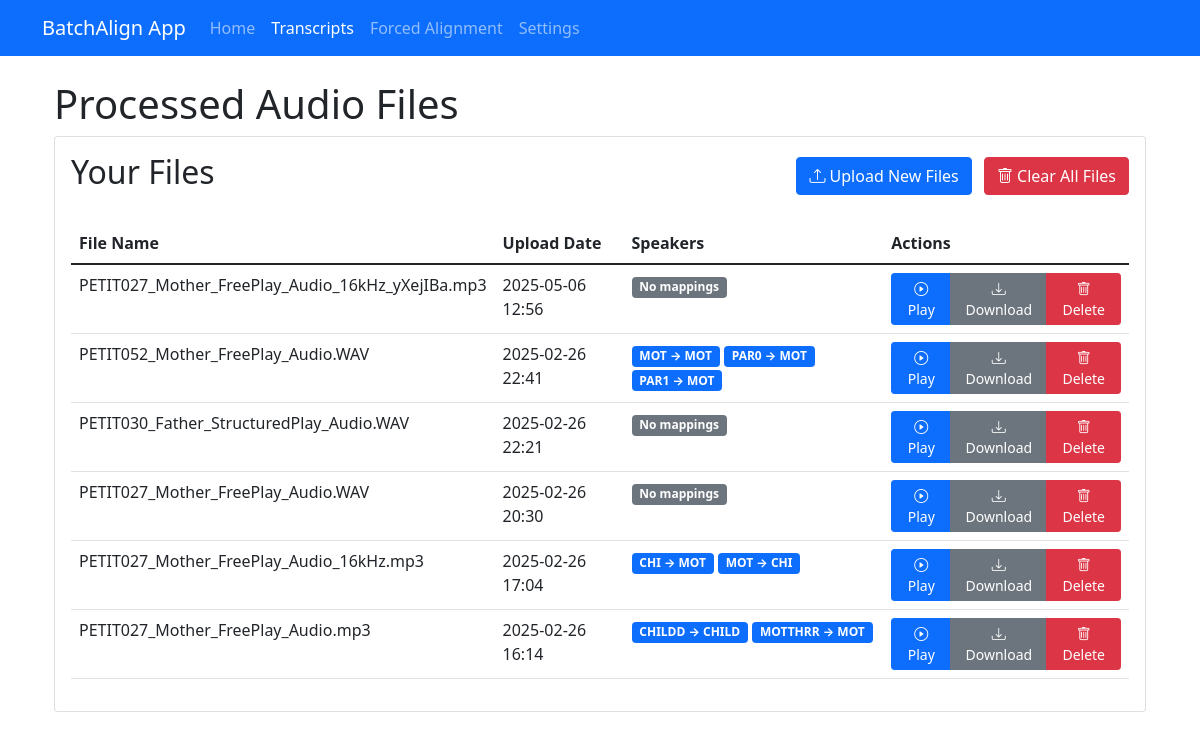
The page /transcripts/ on the database as committed earlier.
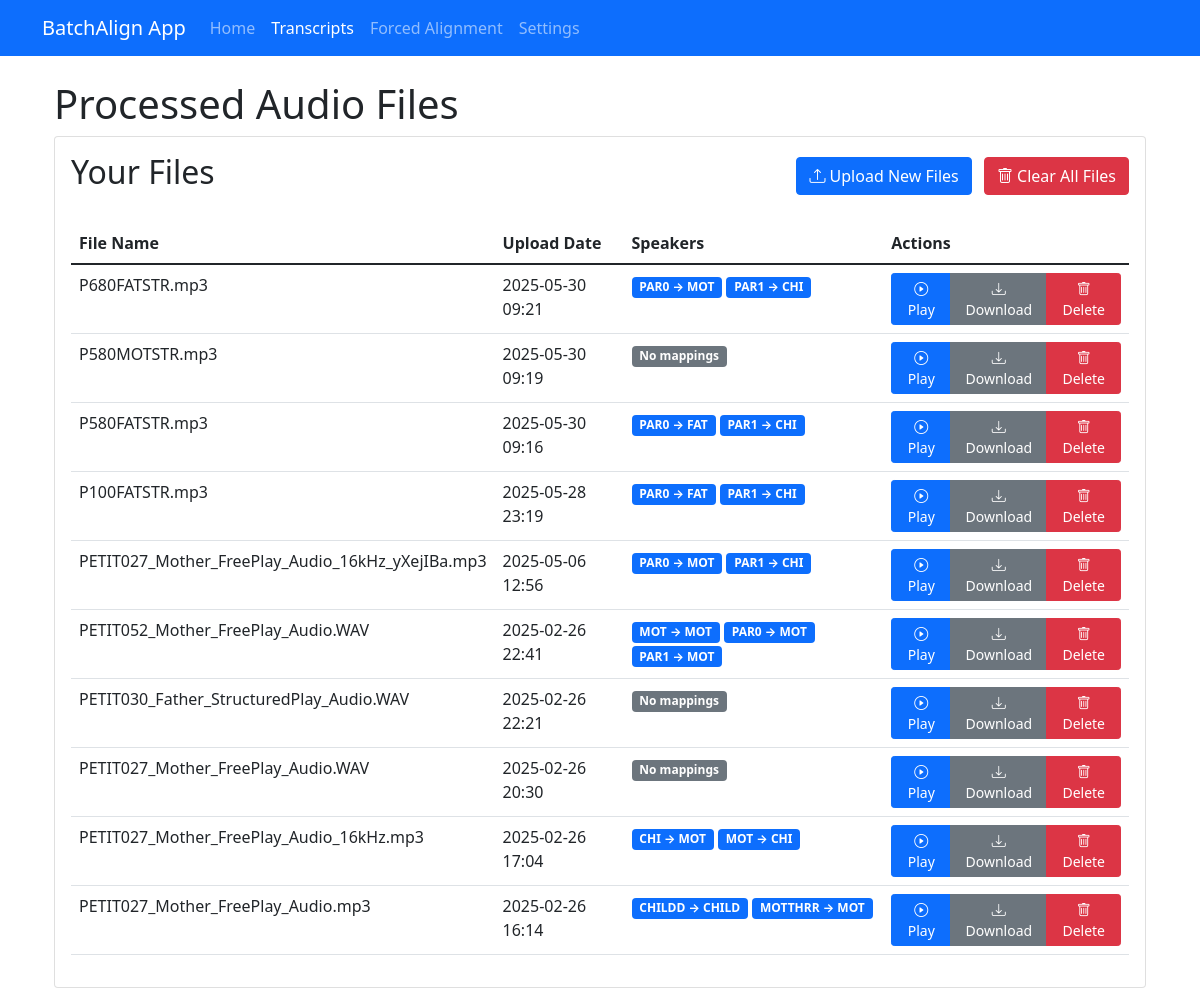
The same page on the database as committed later.
### batch_processor/models.py (models this page shows, shortened)
class AudioFile(models.Model):
    title = models.CharField(max_length=200)
    audio_file = models.FileField(upload_to='uploads/', blank=True, null=True)
    input_folder = models.CharField(max_length=500, blank=True, null=True)  # Renamed for clarity
    uploaded_at = models.DateTimeField(auto_now_add=True)

class SpeakerMap(models.Model):
    original_id = models.CharField(max_length=10)  # e.g. PAR0, PAR1
    chat_role = models.CharField(max_length=50)    # e.g. MOT, CHI

### batch_processor/views.py (the view)
# urls.py: path('transcripts/', views.transcript_list, name='transcript_list'),
def transcript_list(request):
    audio_files = AudioFile.objects.all().order_by('-uploaded_at')
    return render(request, 'batch_processor/list_files.html', {'audio_files': audio_files})

### batch_processor/templates/batch_processor/list_files.html (shortened to what this page needs)
{% extends "batch_processor/base.html" %}
{% block content %}
<div class="container mt-4">
    <h1>Processed Audio Files</h1>
    <div class="row">
        <div class="col-12">
            <div class="card">
                <div class="card-body">
                    <div class="d-flex justify-content-between align-items-center mb-4">
                        <h2>Your Files</h2>
                        <div>
                            <a href="{% url 'upload_audio' %}" class="btn btn-primary me-2">
                                <i class="bi bi-upload"></i> Upload New Files
                            </a>
                            <button onclick="clearAllFiles()" class="btn btn-danger">
                                <i class="bi bi-trash"></i> Clear All Files
                            </button>
                        </div>
                    </div>
                    <div class="table-responsive">
                        <table class="table table-hover">
                            <thead>
                                <tr>
                                    <th>File Name</th>
                                    <th>Upload Date</th>
                                    <th>Speakers</th>
                                    <th>Actions</th>
                                </tr>
                            </thead>
                            <tbody>
                                {% for audio in audio_files %}
                                <tr>
                                    <td>{{ audio.title }}</td>
                                    <td>{{ audio.uploaded_at|date:"Y-m-d H:i" }}</td>
                                    <td>
                                        {% if audio.transcript %}
                                            {% for mapping in audio.transcript.speaker_mapping.all %}
                                                <span class="badge bg-primary">{{ mapping.original_id }} → {{ mapping.chat_role }}</span>
                                            {% empty %}
                                                <span class="badge bg-secondary">No mappings</span>
                                            {% endfor %}
                                        {% endif %}
                                    </td>
                                    <td>
                                        <div class="btn-group">
                                            {% if audio.transcript %}
                                                <a href="{% url 'view_transcript' audio.transcript.id %}" class="btn btn-sm btn-primary">
                                                    <i class="bi bi-play-circle"></i> Play
                                                </a>
                                                <button class="btn btn-sm btn-secondary" onclick="downloadTranscript({{ audio.id }});">
                                                    <i class="bi bi-download"></i> Download
                                                </button>
                                            {% endif %}
                                            <button class="btn btn-sm btn-danger" onclick="deleteFile({{ audio.id }});">
                                                <i class="bi bi-trash"></i> Delete
                                            </button>
                                        </div>
                                    </td>
                                </tr>
                                {% empty %}
                                <tr>
                                    <td colspan="4" class="text-center">No processed files found.</td>
                                </tr>
                                {% endfor %}
                            </tbody>
                        </table>
                    </div>
                </div>
            </div>
        </div>
    </div>
</div>
{% endblock %}

### batch_processor/templates/batch_processor/base.html (shortened to what this page needs)
<!DOCTYPE html>
<html>
<head>
    <link href="https://cdn.jsdelivr.net/npm/bootstrap@5.1.3/dist/css/bootstrap.min.css" rel="stylesheet">
    <link href="https://cdn.jsdelivr.net/npm/bootstrap-icons@1.7.2/font/bootstrap-icons.css" rel="stylesheet">
</head>
<body>
    <nav class="navbar navbar-expand-lg navbar-dark bg-primary">
        <div class="container">
            <a class="navbar-brand" href="{% url 'home' %}">BatchAlign App</a>
            <div class="collapse navbar-collapse" id="navbarNav">
                <ul class="navbar-nav">
                    <li class="nav-item">
                        <a class="nav-link {% if request.path == '/' %}active{% endif %}" href="{% url 'home' %}">Home</a>
                    </li>
                    <li class="nav-item">
                        <a class="nav-link {% if 'transcripts' in request.path or 'files' in request.path %}active{% endif %}" href="{% url 'transcript_list' %}">Transcripts</a>
                    </li>
                    <li class="nav-item">
                        <a class="nav-link {% if 'forced-alignment' in request.path %}active{% endif %}" href="{% url 'forced_alignment:index' %}">Forced Alignment</a>
                    </li>
                    <li class="nav-item">
                        <a class="nav-link {% if 'settings' in request.path %}active{% endif %}" href="{% url 'settings' %}">Settings</a>
                    </li>
                </ul>
            </div>
        </div>
    </nav>
    <div class="container">
        {% block content %}{% endblock %}
    </div>
</body>
</html>

Rows that differ between the two databases and show on the page:
added AudioFile: title "P680FATSTR.mp3", uploaded_at "2025-05-30 09:21"
added SpeakerMap: original_id "PAR0", chat_role "MOT", shown under "P680FATSTR.mp3"
added SpeakerMap: original_id "PAR1", chat_role "CHI", shown under "P680FATSTR.mp3"
added AudioFile: title "P580MOTSTR.mp3", uploaded_at "2025-05-30 09:19", shows "No mappings"
added AudioFile: title "P580FATSTR.mp3", uploaded_at "2025-05-30 09:16"
added SpeakerMap: original_id "PAR0", chat_role "FAT", shown under "P580FATSTR.mp3"
added SpeakerMap: original_id "PAR1", chat_role "CHI", shown under "P580FATSTR.mp3"
added AudioFile: title "P100FATSTR.mp3", uploaded_at "2025-05-28 23:19"
added SpeakerMap: original_id "PAR0", chat_role "FAT", shown under "P100FATSTR.mp3"
added SpeakerMap: original_id "PAR1", chat_role "CHI", shown under "P100FATSTR.mp3"
shown differently, row unchanged: AudioFile "PETIT027_Mother_FreePlay_Audio_16kHz_yXejIBa.mp3": no longer shows "No mappings"
added SpeakerMap: original_id "PAR0", chat_role "MOT", shown under AudioFile "PETIT027_Mother_FreePlay_Audio_16kHz_yXejIBa.mp3"
added SpeakerMap: original_id "PAR1", chat_role "CHI", shown under AudioFile "PETIT027_Mother_FreePlay_Audio_16kHz_yXejIBa.mp3"
